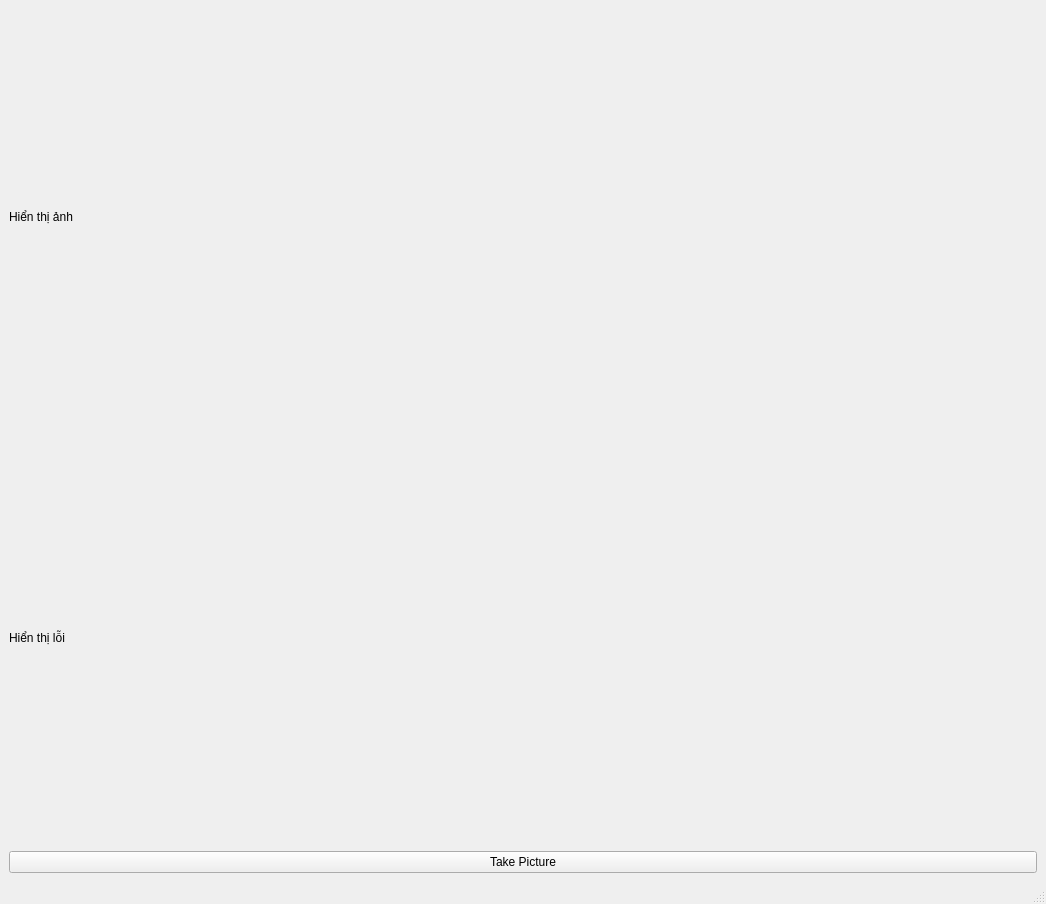
<?xml version="1.0" encoding="UTF-8"?>
<ui version="4.0">
 <class>MainWindow</class>
 <widget class="QMainWindow" name="MainWindow">
  <property name="geometry">
   <rect>
    <x>0</x>
    <y>0</y>
    <width>1046</width>
    <height>904</height>
   </rect>
  </property>
  <property name="windowTitle">
   <string>MainWindow</string>
  </property>
  <widget class="QWidget" name="centralwidget">
   <layout class="QGridLayout" name="gridLayout">
    <item row="3" column="0">
     <widget class="QPushButton" name="btnCapture">
      <property name="text">
       <string>Take Picture</string>
      </property>
     </widget>
    </item>
    <item row="0" column="0">
     <widget class="QLabel" name="lblImage">
      <property name="text">
       <string>Hiển thị ảnh</string>
      </property>
     </widget>
    </item>
    <item row="2" column="0">
     <widget class="QLabel" name="txtResult">
      <property name="text">
       <string>Hiển thị lỗi</string>
      </property>
     </widget>
    </item>
   </layout>
  </widget>
  <widget class="QStatusBar" name="statusbar"/>
  <widget class="QMenuBar" name="menubar">
   <property name="geometry">
    <rect>
     <x>0</x>
     <y>0</y>
     <width>1046</width>
     <height>22</height>
    </rect>
   </property>
  </widget>
 </widget>
 <resources/>
 <connections/>
</ui>
